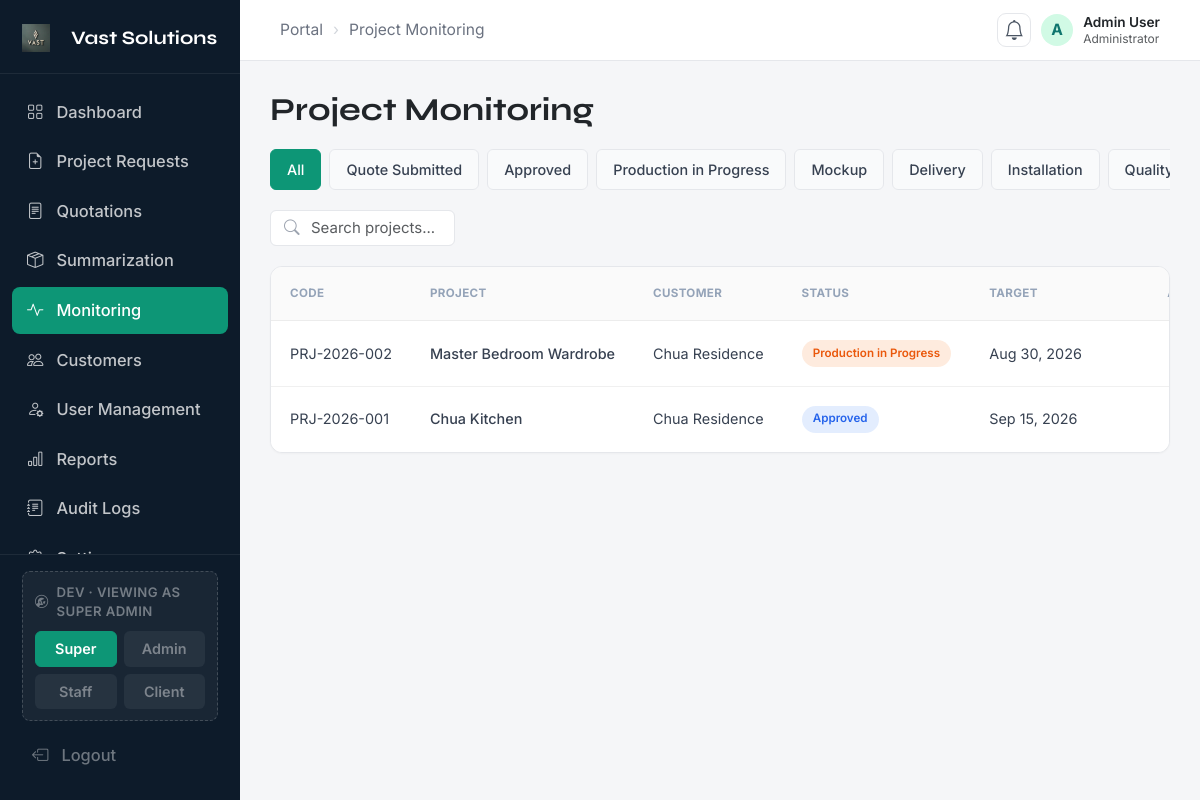
Screenshot of /admin/monitoring.php with the database file from the repository.
### tables this page shows
CREATE TABLE `projects` (
  `id`             INT UNSIGNED NOT NULL AUTO_INCREMENT,
  `project_code`   VARCHAR(30) NOT NULL,                
  `customer_id`    INT UNSIGNED DEFAULT NULL,
  `request_id`     INT UNSIGNED DEFAULT NULL,           
  `project_name`   VARCHAR(150) NOT NULL,
  `category`       VARCHAR(80)  DEFAULT NULL,
  `description`    TEXT DEFAULT NULL,                   
  `installation_address` VARCHAR(255) DEFAULT NULL,
  `status`         ENUM('quote_submitted','approved','production','mockup','delivery',
                        'installation','quality_check','punchlist','final_approval',
                        'completed','on_hold','rejected')
                     NOT NULL DEFAULT 'quote_submitted',
  `progress`       TINYINT UNSIGNED NOT NULL DEFAULT 0,  
  `start_date`     DATE DEFAULT NULL,
  `target_completion` DATE DEFAULT NULL,
  `approver`       VARCHAR(120) DEFAULT NULL,
  `completion_notified_at` DATETIME NULL DEFAULT NULL,  
  `client_confirmed_at`    DATETIME NULL DEFAULT NULL,  
  `created_at`     DATETIME NOT NULL DEFAULT CURRENT_TIMESTAMP,
  `updated_at`     DATETIME NOT NULL DEFAULT CURRENT_TIMESTAMP ON UPDATE CURRENT_TIMESTAMP,
  PRIMARY KEY (`id`),
  UNIQUE KEY `uq_project_code` (`project_code`),
  KEY `ix_proj_customer` (`customer_id`),
  KEY `ix_proj_status` (`status`),
  CONSTRAINT `fk_proj_customer` FOREIGN KEY (`customer_id`)
    REFERENCES `customers` (`id`) ON DELETE SET NULL,
  CONSTRAINT `fk_proj_request` FOREIGN KEY (`request_id`)
    REFERENCES `project_requests` (`id`) ON DELETE SET NULL
);

CREATE TABLE `customers` (
  `id`             INT UNSIGNED NOT NULL AUTO_INCREMENT,
  `user_id`        INT UNSIGNED DEFAULT NULL,           
  `name`           VARCHAR(150) NOT NULL,               
  `contact_person` VARCHAR(120) DEFAULT NULL,
  `email`          VARCHAR(150) DEFAULT NULL,
  `phone`          VARCHAR(40)  DEFAULT NULL,
  `address`        VARCHAR(255) DEFAULT NULL,
  `industry`       VARCHAR(80)  DEFAULT NULL,           
  `is_archived`    TINYINT(1) NOT NULL DEFAULT 0,
  `archived_at`    DATETIME DEFAULT NULL,
  `archived_by`    INT UNSIGNED DEFAULT NULL,
  `archive_reason` VARCHAR(255) DEFAULT NULL,
  `created_at`     DATETIME NOT NULL DEFAULT CURRENT_TIMESTAMP,
  `updated_at`     DATETIME NOT NULL DEFAULT CURRENT_TIMESTAMP ON UPDATE CURRENT_TIMESTAMP,
  PRIMARY KEY (`id`),
  KEY `ix_customers_name` (`name`),
  KEY `ix_customers_archived` (`is_archived`),
  CONSTRAINT `fk_customers_user` FOREIGN KEY (`user_id`)
    REFERENCES `users` (`id`) ON DELETE SET NULL,
  CONSTRAINT `fk_customers_archived_by` FOREIGN KEY (`archived_by`)
    REFERENCES `users` (`id`) ON DELETE SET NULL
);

### includes/auth.php (called while the page is built, shortened)
<?php
require_once __DIR__ . '/db.php';
function current_role(): string
{
    return $_SESSION['role'] ?? '';
}
function role_pages(): array
{
    $all = BACKOFFICE_ROLES;
    $adminUp = ['Super Admin', 'Admin'];
    $superOnly = ['Super Admin'];
    return [
        'dashboard'        => $all,
        'project_requests' => $all,
        'quotations'       => $all,
        'summarization'    => $all,
        'monitoring'       => $all,
        'customers'        => $all,
        'reports'          => $adminUp,
        'settings'         => $adminUp,
        'settings_self'    => $all,
        'archive'          => $adminUp,
        'user_management'  => $superOnly,
        'audit_logs'       => $superOnly,
    ];
}
function role_can(string $pageKey, ?string $role = null): bool
{
    $role  = $role ?? current_role();
    $map   = role_pages();
    $allow = $map[$pageKey] ?? BACKOFFICE_ROLES;
    return in_array($role, $allow, true);
}

### includes/db.php (called while the page is built)
<?php
function db(): PDO
{
    static $pdo = null;
    if ($pdo instanceof PDO) {
        return $pdo;
    }
    $env = static function (string $primary, string $railway, string $default): string {
        foreach ([$primary, $railway] as $key) {
            $v = getenv($key);
            if ($v !== false && trim($v) !== '') return trim($v);
        }
        return $default;
    };
    $host = $env('DB_HOST', 'MYSQLHOST',     '127.0.0.1');
    $port = (int) $env('DB_PORT', 'MYSQLPORT', '3306');
    $name = $env('DB_NAME', 'MYSQLDATABASE', 'vast_solutions');
    $user = $env('DB_USER', 'MYSQLUSER',     'root');
    $pass = $env('DB_PASS', 'MYSQLPASSWORD', '');
    $dsn = "mysql:host={$host};port={$port};dbname={$name};charset=utf8mb4";
    $pdo = new PDO($dsn, $user, $pass, [
        PDO::ATTR_ERRMODE            => PDO::ERRMODE_EXCEPTION,
        PDO::ATTR_DEFAULT_FETCH_MODE => PDO::FETCH_ASSOC,
        PDO::ATTR_EMULATE_PREPARES   => false,
    ]);
    return $pdo;
}

### admin/monitoring.php (the view, shortened to what this page needs)
<?php
require_once __DIR__ . '/../includes/auth.php';
require_once __DIR__ . '/../includes/project_status.php';
$active_page = 'monitoring';
$user_name = $_SESSION['full_name'] ?? 'Admin User';
$monitor_projects = [];
foreach (db()->query(
    "SELECT p.id, p.project_code, p.project_name, c.name AS customer, p.status,
            p.target_completion, p.start_date, p.progress, p.approver, p.description,
            p.completion_notified_at, p.client_confirmed_at
       FROM projects p
       LEFT JOIN customers c ON c.id = p.customer_id
      WHERE p.status <> 'rejected'
      ORDER BY p.created_at DESC, p.id DESC"
) as $r) {
    $monitor_projects[] = [
        'id'       => (int) $r['id'],
        'code'     => $r['project_code'],
        'project'  => $r['project_name'],
        'customer' => $r['customer'] ?? '—',
        'status'   => $r['status'],
        'target'   => $r['target_completion'] ? date('M d, Y', strtotime($r['target_completion'])) : '—',
        'start'    => $r['start_date'] ?? '',
        'progress' => (int) $r['progress'],
        'approver' => $r['approver'] ?? '',
        'details'  => $r['description'] ?? '',
        'confirmed'     => $r['client_confirmed_at'] ? date('M d, Y', strtotime($r['client_confirmed_at'])) : '',
        'awaiting_conf' => ($r['status'] === 'completed' && empty($r['client_confirmed_at'])) ? '1' : '0',
        'materials_key' => (string) $r['id'],
        'updates_key'   => (string) $r['id'],
    ];
}
?>
<!DOCTYPE html>
<html lang="en">
<head>
    <link href="https://cdn.jsdelivr.net/npm/bootstrap@5.3.3/dist/css/bootstrap.min.css" rel="stylesheet">
    <link rel="stylesheet" href="https://cdn.jsdelivr.net/npm/bootstrap-icons@1.11.3/font/bootstrap-icons.min.css">
    <link rel="stylesheet" href="admin.css">
</head>
<body>
<?php include 'sidebar.php'; ?>
<div class="main">
    <div class="topbar">
        <div class="d-flex justify-content-between align-items-center w-100">
            <div class="d-flex align-items-center gap-2">
                <a href="#">Portal</a><span class="sep">›</span><span>Project Monitoring</span>
            </div>
            <div class="d-flex align-items-center gap-2">
                <?php include __DIR__ . '/../includes/notif_bell.php'; ?>
                    <div class="user-avatar-sm"><?= strtoupper(substr($user_name,0,1)); ?></div>
                <div class="lh-sm">
                    <div class="fw-semibold small text-dark"><?= htmlspecialchars($user_name); ?></div>
                    <div class="text-muted" style="font-size:12px;">Administrator</div>
                </div>
            </div>
        </div>
    </div>
    <div class="page-content container-fluid py-4 px-4">
        <div class="d-flex justify-content-between align-items-center mb-3 flex-wrap gap-2">
            <h1 class="page-title mb-0">Project Monitoring</h1>
        </div>
        <div class="d-flex justify-content-between align-items-center mb-3 flex-wrap gap-3">
            <div class="monitor-filters">
                <a href="#" class="monitor-pill active" data-filter="all">All</a>
                <?php foreach (project_statuses() as $key => $label): ?>
                <a href="#" class="monitor-pill" data-filter="<?= $key ?>"><?= htmlspecialchars($label) ?></a>
                <?php endforeach; ?>
            </div>
            <div class="monitor-search-wrap">
                <i class="bi bi-search monitor-search-icon"></i>
                <input type="text" class="form-control monitor-search" placeholder="Search projects...">
            </div>
        </div>
        <div class="monitor-card">
            <div class="table-responsive">
                <table class="table align-middle mb-0 monitor-table">
                    <thead>
                        <tr>
                            <th>CODE</th><th>PROJECT</th><th>CUSTOMER</th>
                            <th>STATUS</th><th>TARGET</th><th class="text-center">ACTIONS</th>
                        </tr>
                    </thead>
                    <tbody>
                        <?php foreach ($monitor_projects as $p):
                        ?>
                        <tr data-project="<?= $p['code'] ?>" data-status="<?= project_status_key($p['status']) ?>">
                            <td><?= $p['code'] ?></td>
                            <td class="monitor-project"><?= htmlspecialchars($p['project']) ?></td>
                            <td class="monitor-customer"><?= htmlspecialchars($p['customer']) ?></td>
                            <td><?= project_status_badge($p['status']) ?></td>
                            <td class="monitor-target"><?= htmlspecialchars($p['target']) ?></td>
                            <td class="text-center">
                                <div class="monitor-actions">
                                </div>
                            </td>
                        </tr>
                        <?php endforeach; ?>
                    </tbody>
                </table>
            </div>
        </div>
    </div>
</div>
</body>
</html>

### admin/sidebar.php (shortened to what this page needs)
<aside class="sidebar">
  <a class="sidebar-brand" href="admin-dashboard.php">
  <img src="../style/assets/logo.jpg" alt="Vast Solutions Logo" style="width:28px; height:28px; object-fit:contain; margin-right:10px;">
  Vast Solutions
</a>
  <nav class="sidebar-nav">
    <?php $rc = function_exists('role_can') ? 'role_can' : fn($k) => true;  ?>
    <?php if ($rc('dashboard')): ?>
    <a href="admin-dashboard.php" class="nav-item <?= $active_page === 'dashboard' ? 'active' : '' ?>">
      <i class="bi bi-grid"></i>
      <span>Dashboard</span>
    </a>
    <?php endif; ?>
    <?php if ($rc('project_requests')): ?>
    <a href="project-requests.php" class="nav-item <?= $active_page === 'project_requests' ? 'active' : '' ?>">
      <i class="bi bi-file-earmark-plus"></i>
      <span>Project Requests</span>
    </a>
    <?php endif; ?>
    <?php if ($rc('quotations')): ?>
    <a href="quotations.php" class="nav-item <?= $active_page === 'quotations' ? 'active' : '' ?>">
      <i class="bi bi-file-text"></i>
      <span>Quotations</span>
    </a>
    <?php endif; ?>
    <?php if ($rc('summarization')): ?>
    <a href="summarization.php" class="nav-item <?= $active_page === 'summarization' ? 'active' : '' ?>">
      <i class="bi bi-box-seam"></i>
      <span>Summarization</span>
    </a>
    <?php endif; ?>
    <?php if ($rc('monitoring')): ?>
    <a href="monitoring.php" class="nav-item <?= $active_page === 'monitoring' ? 'active' : '' ?>">
      <i class="bi bi-activity"></i>
      <span>Monitoring</span>
    </a>
    <?php endif; ?>
    <?php if ($rc('customers')): ?>
    <a href="customers.php" class="nav-item <?= $active_page === 'customers' ? 'active' : '' ?>">
      <i class="bi bi-people"></i>
      <span>Customers</span>
    </a>
    <?php endif; ?>
    <?php if ($rc('user_management')): ?>
    <a href="user-management.php" class="nav-item <?= $active_page === 'user_management' ? 'active' : '' ?>">
      <i class="bi bi-person-gear"></i>
      <span>User Management</span>
    </a>
    <?php endif; ?>
    <?php if ($rc('reports')): ?>
    <a href="reports.php" class="nav-item <?= $active_page === 'reports' ? 'active' : '' ?>">
      <i class="bi bi-bar-chart"></i>
      <span>Reports</span>
    </a>
    <?php endif; ?>
    <?php if ($rc('audit_logs')): ?>
    <a href="audit.php" class="nav-item <?= $active_page === 'audit_logs' ? 'active' : '' ?>">
      <i class="bi bi-journal-text"></i>
      <span>Audit Logs</span>
    </a>
    <?php endif; ?>
    <?php if ($rc('settings_self')): ?>
    <a href="settings.php" class="nav-item <?= $active_page === 'settings' ? 'active' : '' ?>">
      <i class="bi bi-gear"></i>
      <span>Settings</span>
    </a>
    <?php endif; ?>
  </nav>
  <div class="sidebar-footer">
    <?php if (defined('DEV_MODE') && DEV_MODE && empty($_SESSION['real_login'])): $dv = $_SESSION['dev_active'] ?? 'superadmin'; ?>
    <div class="dev-switch">
      <div class="dev-switch-label">
        <i class="bi bi-wrench-adjustable-circle"></i>
        DEV · viewing as <?= htmlspecialchars($_SESSION['role'] ?? 'Super Admin') ?>
      </div>
      <div class="dev-switch-btns">
        <a href="admin-dashboard.php?dev_user=superadmin"
           class="dev-switch-btn <?= $dv === 'superadmin' ? 'active' : '' ?>">Super</a>
        <a href="admin-dashboard.php?dev_user=admin"
           class="dev-switch-btn <?= $dv === 'admin' ? 'active' : '' ?>">Admin</a>
        <a href="admin-dashboard.php?dev_user=staff"
           class="dev-switch-btn <?= $dv === 'staff' ? 'active' : '' ?>">Staff</a>
        <a href="../user-dashboard/dashboard.php?dev_user=client"
           class="dev-switch-btn <?= $dv === 'client' ? 'active' : '' ?>">Client</a>
      </div>
    </div>
    <?php endif; ?>
    <a href="<?= BASE_URL ?>/logout.php" class="logout-btn">
      <i class="bi bi-box-arrow-left"></i>
      <span>Logout</span>
    </a>
  </div>
</aside>

### includes/notif_bell.php (shortened to what this page needs)
<?php
require_once __DIR__ . '/db.php';
require_once __DIR__ . '/auth.php';
?>
<div class="notif-dropdown">
  <button class="notif-bell" type="button" aria-label="Notifications"
          onclick="this.parentNode.classList.toggle('open')">
    <i class="bi bi-bell"></i>
  </button>
</div>

### includes/project_status.php (shortened to what this page needs)
<?php
function project_phases(): array {
    return [
        'quote_submitted' => 'Quote Submitted',
        'approved'        => 'Approved',
        'production'      => 'Production in Progress',
        'mockup'          => 'Mockup',
        'delivery'        => 'Delivery',
        'installation'    => 'Installation',
        'quality_check'   => 'Quality Check',
        'punchlist'       => 'Punchlist',
        'final_approval'  => 'Final Approval',
        'completed'       => 'Completed',
    ];
}
function project_off_track(): array {
    return [
        'on_hold'  => 'On Hold',
        'rejected' => 'Rejected',
    ];
}
function project_statuses(): array {
    return project_phases() + project_off_track();
}
function project_status_key(string $status): string {
    $s = strtolower(trim($status));
    if (isset(project_statuses()[$s])) return $s;
    return match ($s) {
        'waiting approval', 'waiting', 'pending', 'pending quote',
        'quote received', 'quote sent'                     => 'quote_submitted',
        'fabrication', 'in fabrication',
        'in progress', 'production in progress'            => 'production',
        'quality check', 'qc'                              => 'quality_check',
        'final approval', 'client sign-off'                => 'final_approval',
        'on hold', 'paused'                                => 'on_hold',
        'approved'                                         => 'approved',
        'completed', 'complete'                            => 'completed',
        'rejected'                                         => 'rejected',
        default                                            => 'quote_submitted',
    };
}
function project_status_label(string $status): string {
    return project_statuses()[project_status_key($status)];
}
function project_status_class(string $status): string {
    return 'status-' . str_replace('_', '-', project_status_key($status));
}
function project_status_badge(string $status, string $baseClass = 'monitor-badge'): string {
    return '<span class="' . $baseClass . ' ' . project_status_class($status) . '">'
         . htmlspecialchars(project_status_label($status)) . '</span>';
}

### rows the page displays
projects: project_code "PRJ-2026-002", project_name "Master Bedroom Wardrobe", customer.name "Chua Residence", status "Production in Progress", target "Aug 30, 2026"
projects: project_code "PRJ-2026-001", project_name "Chua Kitchen", customer.name "Chua Residence", status "Approved", target "Sep 15, 2026"

### other values shown
$_SESSION['role'] "SUPER ADMIN"
substr($user_name,0,1) "A"
$user_name "Admin User"
$label "Quote Submitted"
$label "Approved"
$label "Production in Progress"
$label "Mockup"
$label "Delivery"
$label "Installation"
